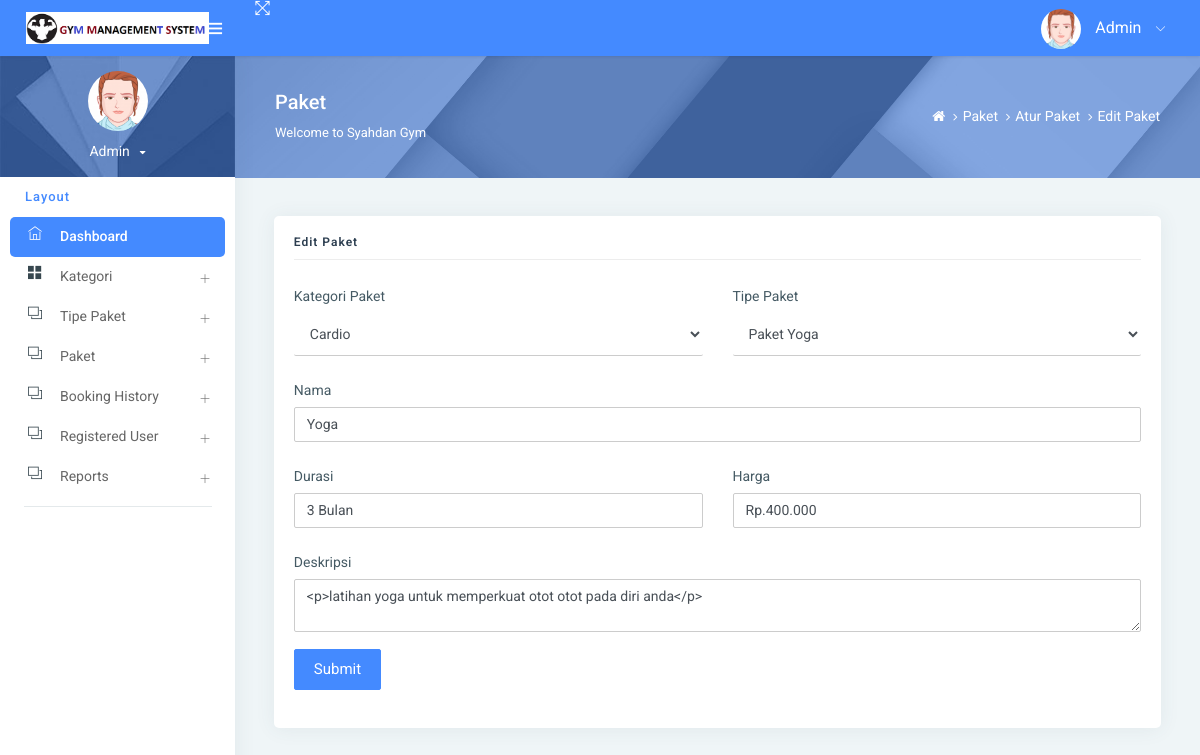
Page /editPackage/3 on the committed database.
### gym/models.py (models this page shows, shortened)
class Package(models.Model):
    category = models.ForeignKey(Category, on_delete=models.CASCADE, null=True)
    packagename = models.ForeignKey(Packagetype, on_delete=models.CASCADE, null=True)
    titlename = models.CharField(max_length=200, null=True)
    packageduration = models.CharField(max_length=50, null=True)
    price = models.CharField(max_length=200, null=True)
    description = models.CharField(max_length=200, null=True)
    creationdate = models.DateTimeField(auto_now_add=True)

class Category(models.Model):
    categoryname = models.CharField(max_length=200, null=True)
    status = models.CharField(max_length=300, null=True)
    creationdate = models.DateTimeField(auto_now_add=True)

class Packagetype(models.Model):
    category = models.ForeignKey(Category, on_delete=models.CASCADE, null=True)
    packagename = models.CharField(max_length=200, null=True)
    creationdate = models.DateTimeField(auto_now_add=True)

### gym/views.py (the view, shortened to what this page needs)
# urls.py: path('editPackage/<int:pid>', editPackage, name='editPackage'),
def editPackage(request, pid):
    category = Category.objects.all()
    data = Package.objects.get(id=pid)
    mypackage = Packagetype.objects.all()
    return render(request, "admin/editPackage.html", locals())

### gym/templates/admin/editPackage.html (shortened to what this page needs)
{% extends 'admin_base.html' %}
{% load static %}
{% block main %}
<div class="page-header">
    <div class="page-block">
        <div class="row align-items-center">
            <div class="col-md-8">
                <div class="page-header-title">
                    <h5 class="m-b-10">Paket</h5>
                    <p class="m-b-0">Welcome to Syahdan Gym</p>
                </div>
            </div>
            <div class="col-md-4">
                <ul class="breadcrumb-title">
                    <li class="breadcrumb-item">
                        <a href="{% url 'admin_home' %}"> <i class="fa fa-home"></i> </a>
                    </li>
                    <li class="breadcrumb-item"><a href="">Paket</a>
                    </li>
                    <li class="breadcrumb-item"><a href="">Atur Paket</a></li>
                    <li class="breadcrumb-item"><a href="">Edit Paket</a></li>
                </ul>
            </div>
        </div>
    </div>
</div>
<div class="pcoded-inner-content">
    <div class="main-body">
        <div class="page-wrapper">
            <div class="page-body">
                <div class="row">
                    <div class="col-sm-12">
                        <div class="card">
                            <div class="card-block">
                                <h4 class="sub-title">Edit Paket</h4>
                                <form method="post" id="ProductForm"
                                      data-subcategory-url="">
                                    <div class="form-group row">
                                        <div class="col-sm-6">
                                            <label class="col-form-label">Kategori Paket</label>
                                            <select name="category" id="category" class="form-control">
                                                {% for i in category %}
                                                <option value="{{i.id}}" {% if data.category.id == i.id %}selected{% endif %}>{{i.categoryname}}</option>
                                                {% endfor %}
                                            </select>
                                        </div>
                                        <div class="col-sm-6">
                                            <label class="col-form-label">Tipe Paket</label>
                                            <select name="packagename" class="form-control">
                                                {% for i in mypackage %}
                                                <option value="{{i.id}}" {% if data.packagename.id == i.id %}selected{% endif %}>{{i.packagename}}</option>
                                                {% endfor %}
                                            </select>
                                        </div>
                                    </div>
                                    <div class="form-group row">
                                        <div class="col-sm-12">
                                            <label class="col-form-label">Nama</label>
                                            <input type="text" name="titlename" class="form-control"
                                                   placeholder="Enter Title Name" required
                                                   value="{{data.titlename}}">
                                        </div>
                                    </div>
                                    <div class="form-group row">
                                        <div class="col-sm-6">
                                            <label class="col-form-label">Durasi</label>
                                            <input type="text" name="duration" class="form-control"
                                                   placeholder="Duration" required value="{{data.packageduration}}">
                                        </div>
                                        <div class="col-sm-6">
                                            <label class="col-form-label">Harga</label>
                                            <input type="text" name="price" class="form-control"
                                                   placeholder="Enter Price(In Rs.)" required value="{{data.price}}">
                                        </div>
                                    </div>
                                    <div class="form-group row">
                                        <div class="col-sm-12">
                                            <label class="col-form-label">Deskripsi</label>
                                            <textarea class="form-control" name="description" id="description"
                                                      required='true'>{{data.description}}</textarea>
                                        </div>
                                    </div>
                                    <div class="form-group row">
                                        <div class="col-sm-10">
                                            <input type="submit" class="btn btn-primary" value="Submit">
                                        </div>
                                    </div>
                                </form>
                            </div>
                        </div>
                    </div>
                </div>
            </div>
        </div>
    </div>
</div>
{% endblock %}

### rows in the picture
Package: category "Cardio", packagename "Paket Yoga", titlename "Yoga", duration "3 Bulan", price "Rp.400.000", description "<p>latihan yoga untuk memperkuat otot otot pada diri anda</p>"
